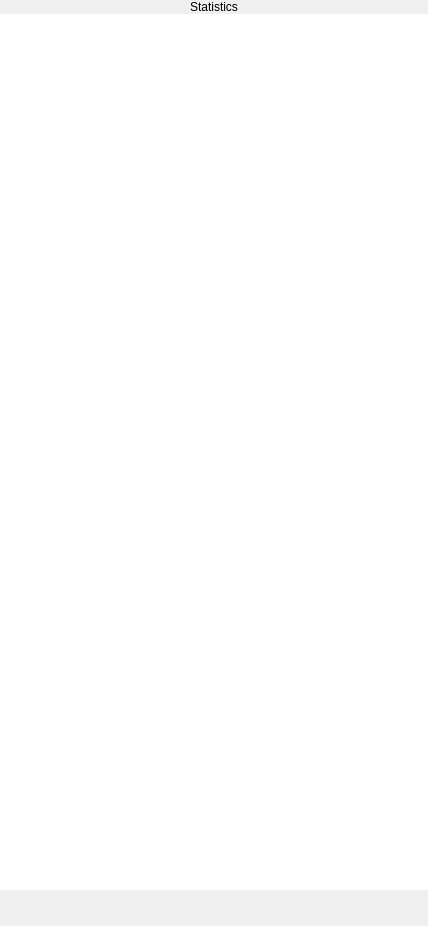
<?xml version="1.0" encoding="UTF-8"?>
<ui version="4.0">
 <class>Statistics</class>
 <widget class="QWidget" name="Statistics">
  <property name="geometry">
   <rect>
    <x>0</x>
    <y>0</y>
    <width>428</width>
    <height>926</height>
   </rect>
  </property>
  <property name="windowTitle">
   <string>Form</string>
  </property>
  <layout class="QVBoxLayout" name="verticalLayout">
   <property name="spacing">
    <number>0</number>
   </property>
   <property name="leftMargin">
    <number>0</number>
   </property>
   <property name="topMargin">
    <number>0</number>
   </property>
   <property name="rightMargin">
    <number>0</number>
   </property>
   <property name="bottomMargin">
    <number>0</number>
   </property>
   <item>
    <widget class="DapGuiWidget" name="Background">
     <property name="cssStyle">
      <string>backgroundcolor</string>
     </property>
     <layout class="QVBoxLayout" name="verticalLayout_2">
      <property name="spacing">
       <number>0</number>
      </property>
      <property name="leftMargin">
       <number>0</number>
      </property>
      <property name="topMargin">
       <number>0</number>
      </property>
      <property name="rightMargin">
       <number>0</number>
      </property>
      <property name="bottomMargin">
       <number>0</number>
      </property>
      <item>
       <widget class="DapGuiWidget" name="kelGuiWidget_4">
        <property name="cssStyle">
         <string>stat-top-spacer</string>
        </property>
       </widget>
      </item>
      <item>
       <widget class="DapGuiLabel" name="label">
        <property name="text">
         <string>Statistics</string>
        </property>
        <property name="alignment">
         <set>Qt::AlignCenter</set>
        </property>
        <property name="cssStyle">
         <string>stat-top-text-statistics font24 darkblue bold lato noborder nobackground</string>
        </property>
       </widget>
      </item>
      <item>
       <widget class="DapGuiWidget" name="kelGuiWidget_3">
        <property name="cssStyle">
         <string>stat-top-frame-spacer</string>
        </property>
       </widget>
      </item>
      <item>
       <layout class="QHBoxLayout" name="horizontalLayout">
        <property name="spacing">
         <number>0</number>
        </property>
        <item>
         <widget class="DapGuiWidget" name="frame">
          <property name="cssStyle">
           <string>stat-frame nobackground</string>
          </property>
          <layout class="QHBoxLayout" name="horizontalLayout_3">
           <property name="spacing">
            <number>0</number>
           </property>
           <property name="leftMargin">
            <number>0</number>
           </property>
           <property name="topMargin">
            <number>0</number>
           </property>
           <property name="rightMargin">
            <number>0</number>
           </property>
           <property name="bottomMargin">
            <number>0</number>
           </property>
           <item>
            <widget class="DapGuiGraphicsView" name="graphicsView">
             <property name="frameShape">
              <enum>QFrame::NoFrame</enum>
             </property>
             <property name="verticalScrollBarPolicy">
              <enum>Qt::ScrollBarAlwaysOff</enum>
             </property>
             <property name="horizontalScrollBarPolicy">
              <enum>Qt::ScrollBarAlwaysOff</enum>
             </property>
            </widget>
           </item>
          </layout>
         </widget>
        </item>
       </layout>
      </item>
      <item>
       <widget class="DapGuiWidget" name="kelGuiWidget_5">
        <property name="cssStyle">
         <string>stat-bottom-frame-spacer</string>
        </property>
       </widget>
      </item>
      <item>
       <layout class="QHBoxLayout" name="horizontalLayout_4">
        <item>
         <widget class="DapGuiWidget" name="kelGuiWidget_2">
          <property name="cssStyle">
           <string>base-widget</string>
          </property>
          <layout class="QGridLayout" name="gridLayout">
           <item row="0" column="0">
            <widget class="DapGuiButton" name="statDownSp">
             <property name="cssStyle">
              <string>stat-info nobackground</string>
             </property>
             <property name="mainText">
              <string>10205 Mbps</string>
             </property>
             <property name="subText">
              <string>download speed</string>
             </property>
             <property name="mainCssClass">
              <string>darkblue normal font24 lato noborder nobackground</string>
             </property>
             <property name="subCssClass">
              <string>gray uppercase font12 lato noborder nobackground</string>
             </property>
             <property name="leftCssClass">
              <string>darkblue normalbold font30 noborder nobackground</string>
             </property>
            </widget>
           </item>
           <item row="0" column="1">
            <widget class="DapGuiButton" name="statUpSp">
             <property name="cssStyle">
              <string>stat-info nobackground</string>
             </property>
             <property name="mainText">
              <string>20 896 Mbps</string>
             </property>
             <property name="subText">
              <string>upload speed</string>
             </property>
             <property name="mainCssClass">
              <string>darkblue normal font24 lato noborder nobackground</string>
             </property>
             <property name="subCssClass">
              <string>gray uppercase font12 lato noborder nobackground</string>
             </property>
             <property name="leftCssClass">
              <string>darkblue normalbold font30 noborder nobackground</string>
             </property>
            </widget>
           </item>
           <item row="1" column="0">
            <widget class="DapGuiButton" name="statBytesRec">
             <property name="cssStyle">
              <string>stat-info nobackground</string>
             </property>
             <property name="mainText">
              <string>29 896 Gb</string>
             </property>
             <property name="subText">
              <string>bytes received</string>
             </property>
             <property name="mainCssClass">
              <string>darkblue normal font24 lato noborder nobackground</string>
             </property>
             <property name="subCssClass">
              <string>gray uppercase font12 lato noborder nobackground</string>
             </property>
             <property name="leftCssClass">
              <string>darkblue normalbold font30 noborder nobackground</string>
             </property>
            </widget>
           </item>
           <item row="1" column="1">
            <widget class="DapGuiButton" name="statBytesSent">
             <property name="cssStyle">
              <string>stat-info nobackground</string>
             </property>
             <property name="mainText">
              <string>20 896 Mb</string>
             </property>
             <property name="subText">
              <string>bytes sent</string>
             </property>
             <property name="mainCssClass">
              <string>darkblue normal font24 lato noborder nobackground</string>
             </property>
             <property name="subCssClass">
              <string>gray uppercase font12 lato noborder nobackground</string>
             </property>
             <property name="leftCssClass">
              <string>darkblue normalbold font30 noborder nobackground</string>
             </property>
            </widget>
           </item>
           <item row="2" column="0">
            <widget class="DapGuiButton" name="statPackRec">
             <property name="cssStyle">
              <string>stat-info nobackground</string>
             </property>
             <property name="mainText">
              <string>454 086</string>
             </property>
             <property name="subText">
              <string>packets received</string>
             </property>
             <property name="mainCssClass">
              <string>darkblue normal font24 lato noborder nobackground</string>
             </property>
             <property name="subCssClass">
              <string>gray uppercase font12 lato noborder nobackground</string>
             </property>
             <property name="leftCssClass">
              <string>darkblue normalbold font30 noborder nobackground</string>
             </property>
            </widget>
           </item>
           <item row="2" column="1">
            <widget class="DapGuiButton" name="statPackSent">
             <property name="cssStyle">
              <string>stat-info nobackground</string>
             </property>
             <property name="mainText">
              <string>4 086</string>
             </property>
             <property name="subText">
              <string>packets sent</string>
             </property>
             <property name="mainCssClass">
              <string>darkblue normal font24 lato noborder nobackground</string>
             </property>
             <property name="subCssClass">
              <string>gray uppercase font12 lato noborder nobackground</string>
             </property>
             <property name="leftCssClass">
              <string>darkblue normalbold font30 noborder nobackground</string>
             </property>
            </widget>
           </item>
           <item row="3" column="0">
            <widget class="DapGuiButton" name="statUptime">
             <property name="cssStyle">
              <string>stat-info nobackground</string>
             </property>
             <property name="mainText">
              <string>146:7:27</string>
             </property>
             <property name="subText">
              <string>uptime</string>
             </property>
             <property name="mainCssClass">
              <string>darkblue normal font24 lato noborder nobackground</string>
             </property>
             <property name="subCssClass">
              <string>gray uppercase font12 lato noborder nobackground</string>
             </property>
             <property name="leftCssClass">
              <string>darkblue normalbold font30 noborder nobackground</string>
             </property>
            </widget>
           </item>
           <item row="3" column="1">
            <widget class="DapGuiButton" name="statPing">
             <property name="cssStyle">
              <string>stat-info nobackground</string>
             </property>
             <property name="mainText">
              <string>34 ms</string>
             </property>
             <property name="subText">
              <string>ping</string>
             </property>
             <property name="mainCssClass">
              <string>darkblue normal font24 lato noborder nobackground</string>
             </property>
             <property name="subCssClass">
              <string>gray uppercase font12 lato noborder nobackground</string>
             </property>
             <property name="leftCssClass">
              <string>darkblue normalbold font30 noborder nobackground</string>
             </property>
            </widget>
           </item>
          </layout>
         </widget>
        </item>
       </layout>
      </item>
      <item>
       <widget class="DapGuiWidget" name="kelGuiWidget">
        <property name="cssStyle">
         <string>footer</string>
        </property>
       </widget>
      </item>
     </layout>
    </widget>
   </item>
  </layout>
 </widget>
 <customwidgets>
  <customwidget>
   <class>DapGuiButton</class>
   <extends>QWidget</extends>
   <header>dapguibutton.h</header>
  </customwidget>
  <customwidget>
   <class>DapGuiLabel</class>
   <extends>QLabel</extends>
   <header>dapguilabel.h</header>
  </customwidget>
  <customwidget>
   <class>DapGuiWidget</class>
   <extends>QWidget</extends>
   <header>dapguiwidget.h</header>
   <container>1</container>
  </customwidget>
  <customwidget>
   <class>DapGuiGraphicsView</class>
   <extends>QGraphicsView</extends>
   <header>dapguigraphicsview.h</header>
  </customwidget>
 </customwidgets>
 <resources/>
 <connections/>
</ui>
